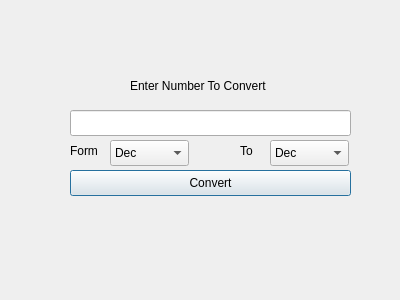
<?xml version="1.0" encoding="UTF-8"?>
<ui version="4.0">
 <class>Dialog</class>
 <widget class="QDialog" name="Dialog">
  <property name="geometry">
   <rect>
    <x>0</x>
    <y>0</y>
    <width>400</width>
    <height>300</height>
   </rect>
  </property>
  <property name="windowTitle">
   <string>Dialog</string>
  </property>
  <widget class="QLabel" name="label">
   <property name="geometry">
    <rect>
     <x>130</x>
     <y>70</y>
     <width>171</width>
     <height>31</height>
    </rect>
   </property>
   <property name="text">
    <string>Enter Number To Convert</string>
   </property>
  </widget>
  <widget class="QLineEdit" name="num">
   <property name="geometry">
    <rect>
     <x>70</x>
     <y>110</y>
     <width>281</width>
     <height>26</height>
    </rect>
   </property>
  </widget>
  <widget class="QPushButton" name="convert">
   <property name="geometry">
    <rect>
     <x>70</x>
     <y>170</y>
     <width>281</width>
     <height>26</height>
    </rect>
   </property>
   <property name="text">
    <string>Convert</string>
   </property>
  </widget>
  <widget class="QComboBox" name="fromb">
   <property name="geometry">
    <rect>
     <x>110</x>
     <y>140</y>
     <width>79</width>
     <height>26</height>
    </rect>
   </property>
   <item>
    <property name="text">
     <string>Dec</string>
    </property>
   </item>
   <item>
    <property name="text">
     <string>Hex</string>
    </property>
   </item>
   <item>
    <property name="text">
     <string>Oct</string>
    </property>
   </item>
   <item>
    <property name="text">
     <string>Bin</string>
    </property>
   </item>
  </widget>
  <widget class="QLabel" name="label_2">
   <property name="geometry">
    <rect>
     <x>70</x>
     <y>140</y>
     <width>41</width>
     <height>21</height>
    </rect>
   </property>
   <property name="text">
    <string>Form</string>
   </property>
  </widget>
  <widget class="QComboBox" name="to">
   <property name="geometry">
    <rect>
     <x>270</x>
     <y>140</y>
     <width>79</width>
     <height>26</height>
    </rect>
   </property>
   <item>
    <property name="text">
     <string>Dec</string>
    </property>
   </item>
   <item>
    <property name="text">
     <string>Hex</string>
    </property>
   </item>
   <item>
    <property name="text">
     <string>Oct</string>
    </property>
   </item>
   <item>
    <property name="text">
     <string>Bin</string>
    </property>
   </item>
  </widget>
  <widget class="QLabel" name="label_3">
   <property name="geometry">
    <rect>
     <x>240</x>
     <y>140</y>
     <width>21</width>
     <height>21</height>
    </rect>
   </property>
   <property name="text">
    <string>To</string>
   </property>
  </widget>
  <widget class="QLabel" name="rs">
   <property name="geometry">
    <rect>
     <x>110</x>
     <y>210</y>
     <width>191</width>
     <height>71</height>
    </rect>
   </property>
   <property name="text">
    <string/>
   </property>
  </widget>
 </widget>
 <resources/>
 <connections/>
</ui>
